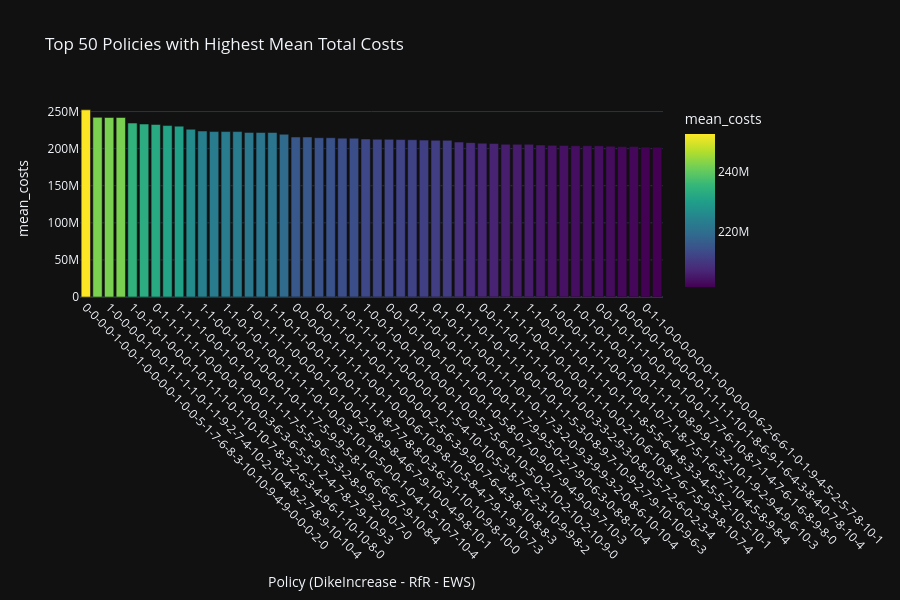

Write notebook code for a chart like this one.
### Markdown cell above
## 5. Plot Highest Cost Policies
Same analysis for the most expensive policies.

### Code cell
high_cost_policies = policy_summary_costs.nlargest(50, 'mean_costs')
plot_cost_policies(high_cost_policies, 'mean_costs', "Top 50 Policies with Highest Mean Total Costs")
